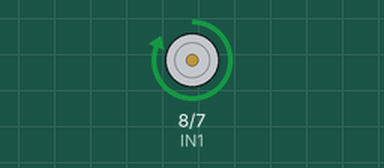
Simulated run of this sketch. Board: Arduino Uno, built with avr-gcc and run on an emulated ATmega328P. Parts: motor-driver pin pairs drawn as motors (green arrow = first pin HIGH = forward, orange = second pin HIGH = backward, longer = more drive, scaled by the enable pin).

Above: at 1.0 s.
At 3.0 s:
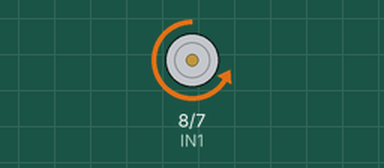
At 4.5 s:
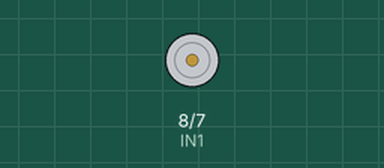
Timing chart, 0 to 6.5 s (numbered marks = the images above):
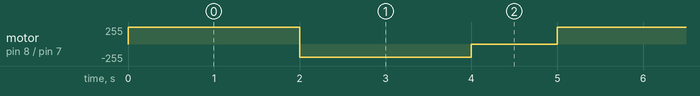

The sketch:

RotatingBoothTest.ino
```cpp
/*
 Today, I am extremely excited to open source our carefully crafted rotating booth! Firstly, I would like to sincerely thank all the partners who have supported and helped me during the development process, especially Chen Jiayi, Song Yuchen, and Liu Muze. Whether discussing solutions together or providing valuable ideas when encountering code difficulties, your efforts have turned the rotating booth from concept to reality.
 I hope this code will be useful to those in need, and I look forward to exchanging ideas with more developers. If you have any thoughts, suggestions during use, or want to collaborate, feel free to reach out to me at 378943818@qq.com .
 Meanwhile, if the rotating booth is helpful for your project and you are willing to provide funding support for my subsequent development work, so that we can continue to optimize and produce more high-quality content, I would be extremely grateful.
Donation link:
Alipay: lblhhh@126.com .

May the spirit of open - source thrive, and let's create more possibilities together in the world of code!
 *
 */
// 定义引脚
const int IN1 = 8;
const int IN2 = 7;
const int ENA = 6;

void setup() {
  pinMode(IN1, OUTPUT);
  pinMode(IN2, OUTPUT);
  pinMode(ENA, OUTPUT);
}

void loop() {

  // 正转（全速）
  digitalWrite(IN1, HIGH);
  digitalWrite(IN2, LOW);
  analogWrite(ENA, 255); // PWM占空比0-255
  delay(2000);

  // 反转（半速）
  digitalWrite(IN1, LOW);
  digitalWrite(IN2, HIGH);
  analogWrite(ENA, 200);
  delay(2000);

  // 停止
  digitalWrite(IN1, LOW);
  digitalWrite(IN2, LOW);
  delay(1000);
}
```

Measured:
- by itself, motor on pin 8 (IN1) / pin 7 (IN2): repeats every 5.0 s: backward 200/255 2.0 s, stopped 1.0 s, forward 255/255 2.0 s
